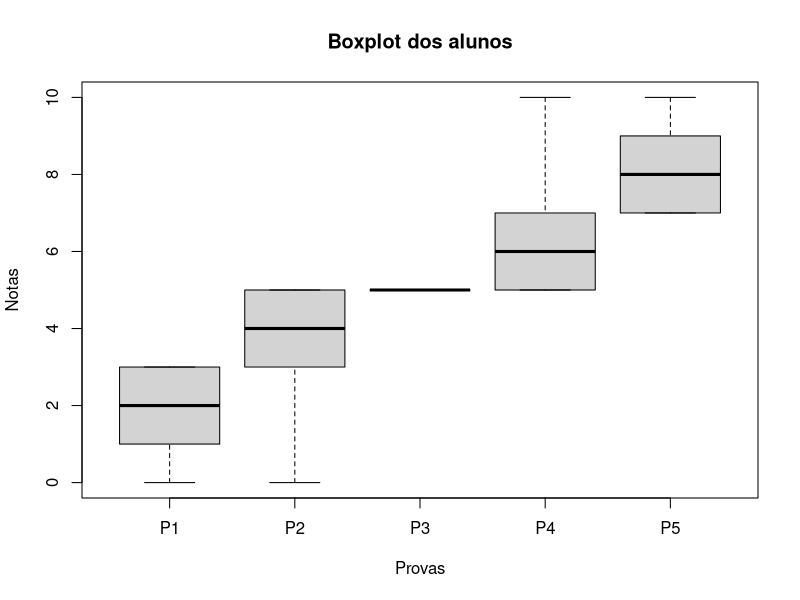
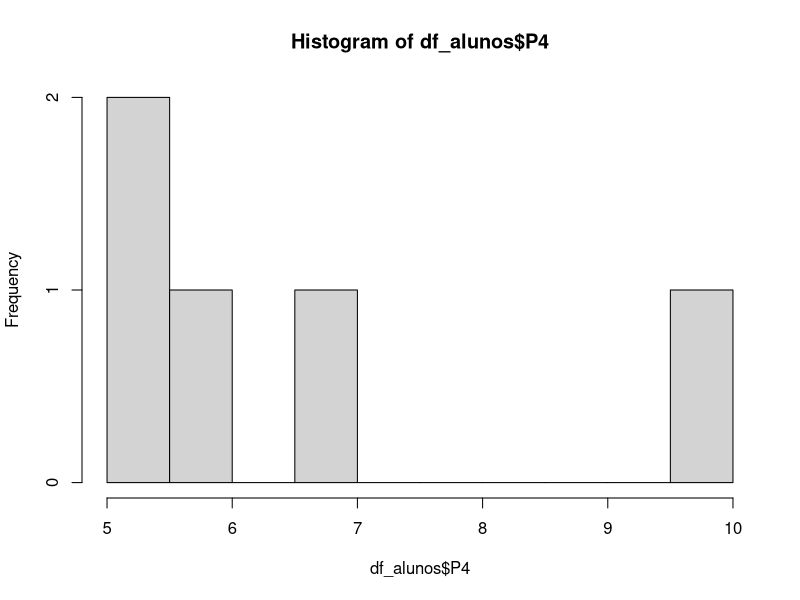
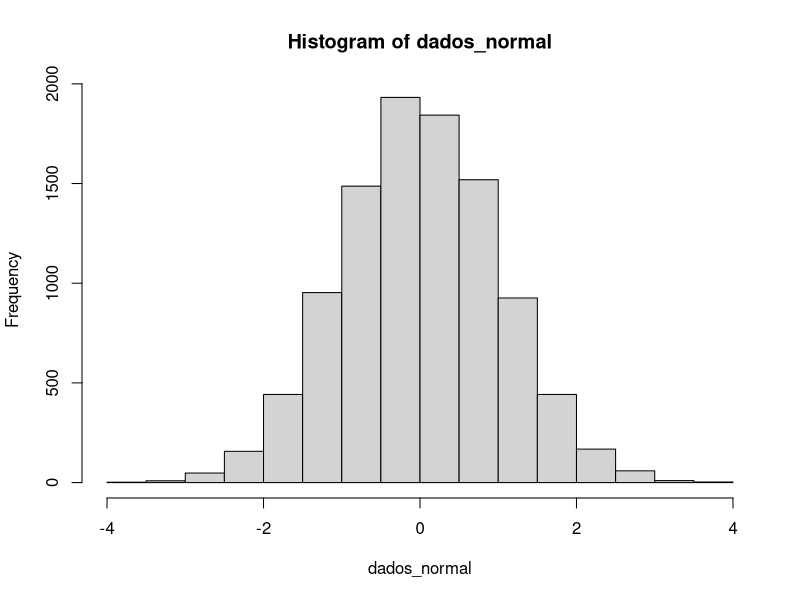
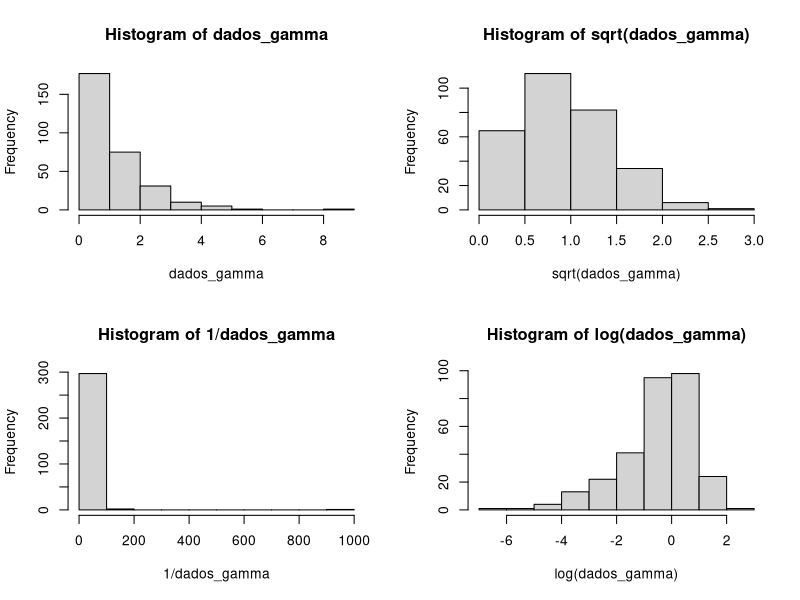
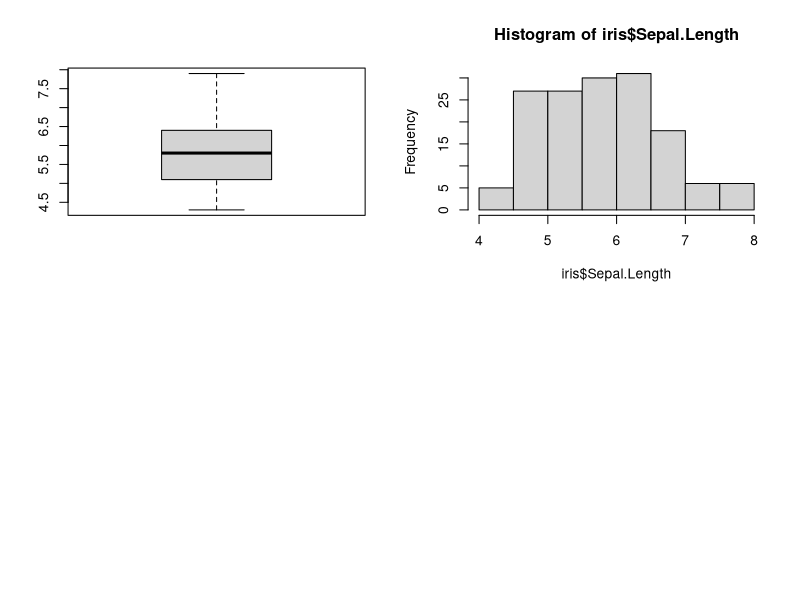
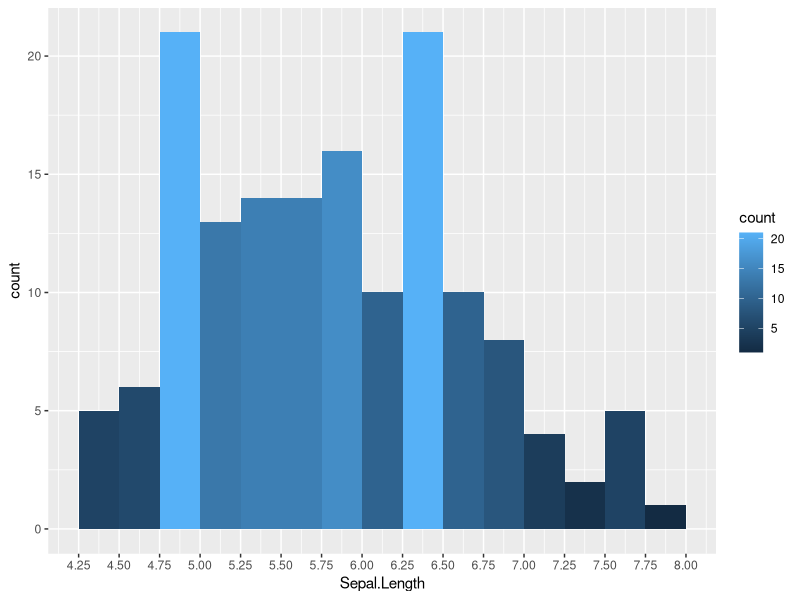

These figures' R source, in order:
## ---- chunk 1
# Bibliotecas
library(knitr)
library(ggplot2)
library(cowplot)
## ---- chunk 2
nome = c('Djoko','Wilson','Leon', 'Nilce')
est_civil = c('Solteiro','Casado', 'Casado', 'Casado')
escolaridade = c('Pós-graduação',
                 'Ensino médio completo',
                 'Pós-graduação',
                 'Superior completo')
n_filhos = c(0, 0, 0, 0)
salario = c(4500, 3000, 2000, 5500)
idade = c(29, 33, 39, 32)
df_youtubers = data.frame(nome, est_civil, escolaridade, n_filhos, salario, idade)
kable(df_youtubers, align = 'c',
      caption = 'Dados sobre Youtubers.') # Melhor visualização dos dados para este PDF
## ---- chunk 3
median(df_youtubers$salario)
## ---- chunk 4
# apply: aplica uma função a um conjunto de dados
# MARGIN = 2: 1 para aplicar a função a todas as linhas e 2 a todas as colunas
# FUN: função a ser aplicada ao conjunto de dados
apply(df_youtubers[, c('n_filhos','salario','idade')], MARGIN = 2, FUN = median)
## ---- chunk 5
mean(df_youtubers$salario)
## ---- chunk 6
colMeans(df_youtubers[, c('idade', 'salario')])
## ---- chunk 7
nomes = c('alunoA', 'alunoB', 'alunoC',
          'alunoD', 'alunoE')
notas = matrix(c(3,4,5,6,7,
               1,3,5,7,9,
               2,5,5,5,8,
               3,5,5,5,7,
               0,0,5,10,10), nrow = 5, ncol = 5, byrow = T)
df_alunos = data.frame(notas, row.names = nomes)
colnames(df_alunos) = c('P1', 'P2', 'P3', 'P4', 'P5')
kable(df_alunos, align = 'c')
## ---- chunk 8
# Podemos ver a média de cada coluna utilizando colMeans(df_alunos)
rowMeans(df_alunos)
## ---- chunk 9
quantile(df_alunos$P1)
## ---- chunk 10
apply(df_alunos, 2, quantile, seq(0,1,.2))
## ---- chunk 11
boxplot(df_alunos, xlab = "Provas", ylab = "Notas",
        main = "Boxplot dos alunos")
## ---- chunk 12
apply(df_alunos, 2, quantile)
## ---- chunk 13
hist(df_alunos$P4, breaks = seq(5, 10, 0.5))
## ---- chunk 14
# Simula 500 dados de uma distribuição normal
dados_normal <- rnorm(n = 10000)
# Gráfico de suas frequências
hist(dados_normal)
## ---- chunk 15
dados_gamma <- rgamma(n = 300, shape = 1)
par(mfrow = c(2,2)) # MultiFrame rowwise layout
hist(dados_gamma)
hist(sqrt(dados_gamma))
hist(1/dados_gamma)
hist(log(dados_gamma))
## ---- chunk 16
# A função head() mostra os cinco primeiros itens de data.frame:
head(iris)
## ---- chunk 17
    # O primeiro valor é a quantidade de linhas do conjunto de dados
    # e o segundo a sua quantidade de atributos
    dim(iris)
## ---- chunk 18
    str(iris) # Structure of an Arbitrary R Object
## ---- chunk 19
    summary(iris)
## ---- chunk 20
boxplot(iris$Sepal.Length)
## ---- chunk 21
hist(iris$Sepal.Length)
## ---- chunk 22
ggplot(data = iris, aes(x = Sepal.Length, fill = ..count..)) +
  geom_histogram(binwidth = 0.25, boundary = 0) +
  scale_x_continuous(breaks = seq(1, 10, by = 0.25)) 
